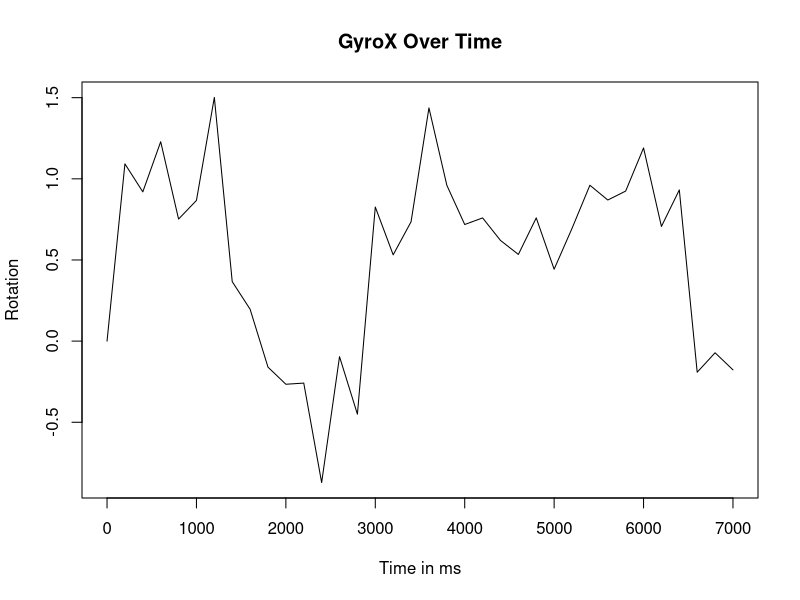
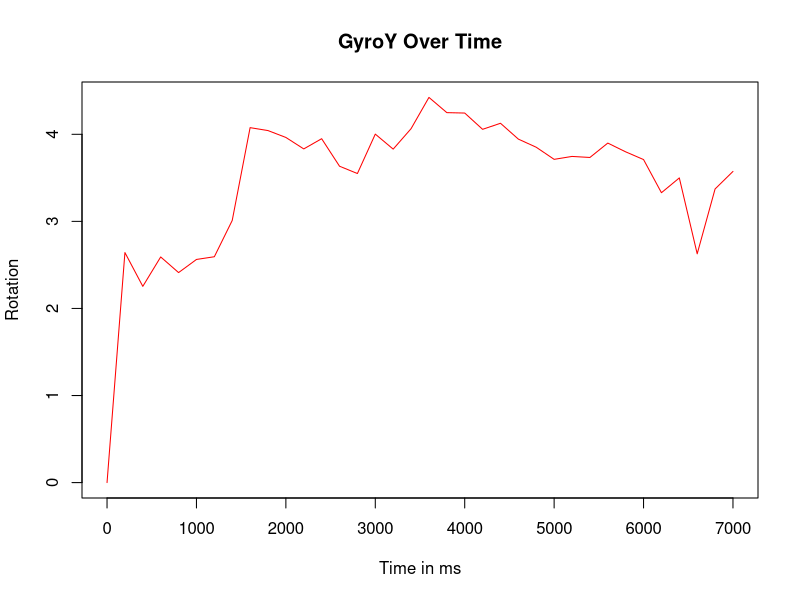
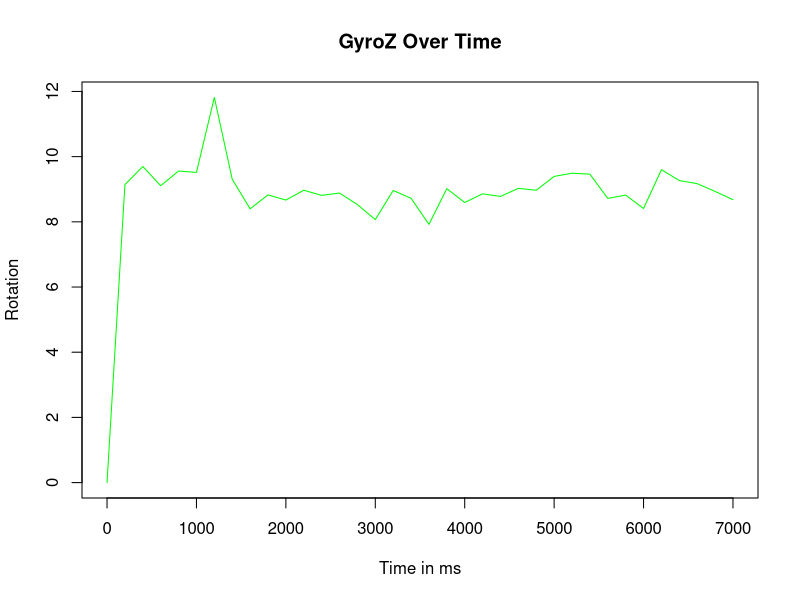

Recreate these plots in R, in order.
library('stringr')

normalized_time_interval<-200 # in ms
timestamp_col<-1
gyroX_col<-2
gyroY_col<-3
gyroZ_col<-4
setwd('/Users/harry/projects/ece498rr/analysis2/')
wdat<-read.csv('ACTIVITY_06-03-16_21-28-16-767.csv', header=TRUE, na.strings=c("", "null", "NA"))

gyroRaw<-wdat[,c(timestamp_col, gyroX_col, gyroY_col, gyroZ_col)]
gyroRaw<-na.omit(gyroRaw) #remove na's
gyroRaw<-t(gyroRaw)
gyroRaw<-na.omit(gyroRaw) #remove na's
gyroNormalized<-matrix(ncol=4)


#normalize to 200ms timestamps
tsLen<-nchar(gyroRaw[,c(1)][1])
zeroTS_string<-substr(gyroRaw[,c(1)][1],tsLen-11,tsLen) #extract ms for "zero" time
zeroTS_string<-str_replace_all(zeroTS_string, ":", "")
zeroTS<-as.numeric(zeroTS_string)
nextTS<-zeroTS+normalized_time_interval
gyroNormalized<-rbind(gyroNormalized, c(0, gyroRaw[,c(1)][2], gyroRaw[,c(1)][3], gyroRaw[,c(1)][4])) #first row at "zero" time
count<-1
for(i in 2:NCOL(gyroRaw)) {
  curTS_string<-substr(gyroRaw[,c(i)][1],tsLen-11,tsLen) #extract ms for "zero" time
  curTS_string<-str_replace_all(curTS_string, ":", "")
  curTS<-as.numeric(curTS_string)
  if(!is.na(curTS >= nextTS) && curTS >= nextTS) {
    gyroNormalized<-rbind(gyroNormalized, c(normalized_time_interval * count, gyroRaw[,c(i)][2], gyroRaw[,c(i)][3], gyroRaw[,c(i)][4]))
    nextTS<-nextTS+normalized_time_interval
    count<-count+1
  }
}
gyroNormalized<-na.omit(gyroNormalized)
#at this point, gyroNormalized has degree readings at normalized time intervals of normalized_time_interval


par(xpd=TRUE)
plot(gyroNormalized[,c(1)], gyroNormalized[,c(2)], col="black", type="l", main="GyroX Over Time", xlab="Time in ms", ylab="Rotation")
plot(gyroNormalized[,c(1)], gyroNormalized[,c(3)], col="red", type="l", main="GyroY Over Time", xlab="Time in ms", ylab="Rotation")
plot(gyroNormalized[,c(1)], gyroNormalized[,c(4)], col="green", type="l", main="GyroZ Over Time", xlab="Time in ms", ylab="Rotation")

legend(0,-60,c("X", "Y", "Z"),col=c("black", "red", "green"),pch=1, horiz=TRUE)
